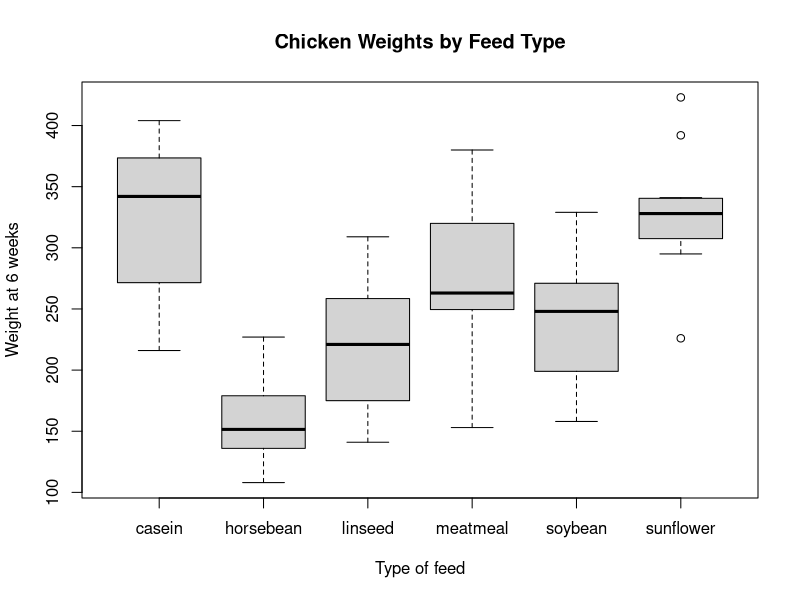

Generate this figure with R:
pdf(file='Desktop/ChickWeight.pdf')
plot(weight ~ feed, data = chickwts, xlab = "Type of feed", ylab = "Weight at 6 weeks", main = "Chicken Weights by Feed Type")
dev.off()
